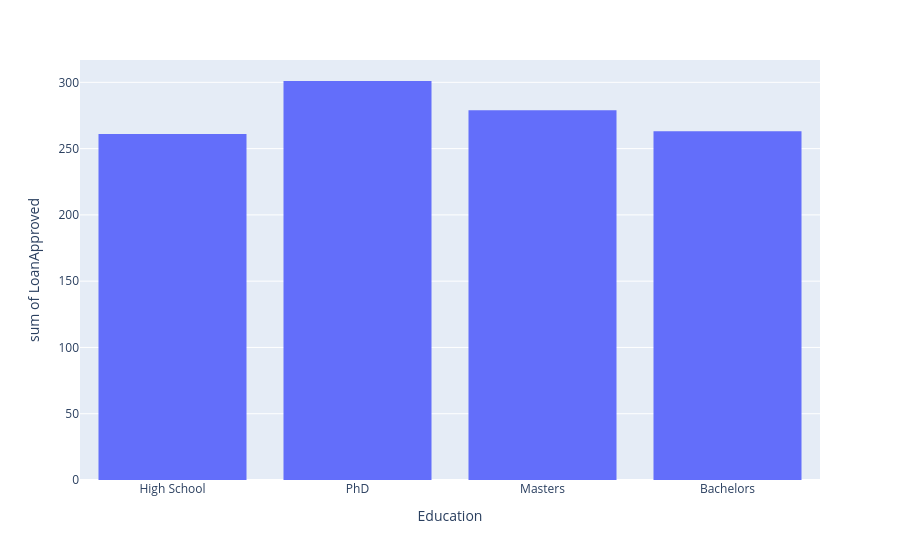

The code cell stored with this chart in its notebook:
### Code cell
px.histogram(df,x='Education' , y='LoanApproved')
# actually no relation all get a close number of loan approved so no hurm if i drop the all column for ot affect data

### Figure 1 — Plotly figure (JSON) as saved in the notebook; plotly's stock layout.template omitted (floating-point values rounded to 4 significant figures; data arrays with more than 128 entries replaced by an {"elided": "..."} marker saying what was removed)
{"data": [{"bingroup": "x", "histfunc": "sum", "hovertemplate": "Education=%{x}<br>sum of LoanApproved=%{y}<extra></extra>", "legendgroup": "", "marker": {"color": "#636efa", "pattern": {"shape": ""}}, "name": "", "orientation": "v", "showlegend": false, "type": "histogram", "x": {"elided": "5000 str values"}, "xaxis": "x", "y": {"elided": "5000 int values"}, "yaxis": "y"}], "layout": {"barmode": "relative", "legend": {"tracegroupgap": 0}, "margin": {"t": 60}, "xaxis": {"anchor": "y", "domain": [0, 1], "title": {"text": "Education"}}, "yaxis": {"anchor": "x", "domain": [0, 1], "title": {"text": "sum of LoanApproved"}}}}
